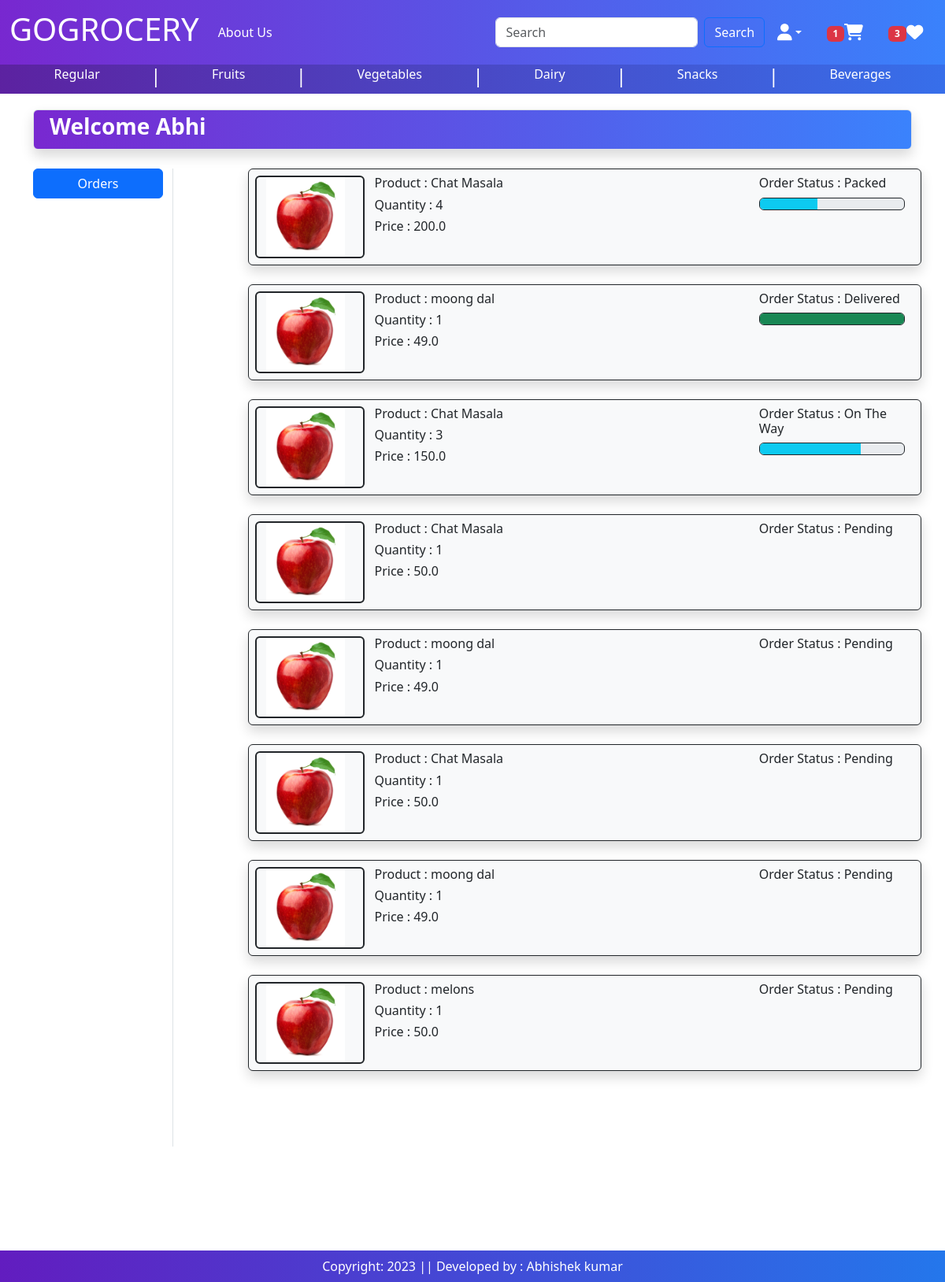
/orders/ (signed in), run on an earlier commit of the app's database.
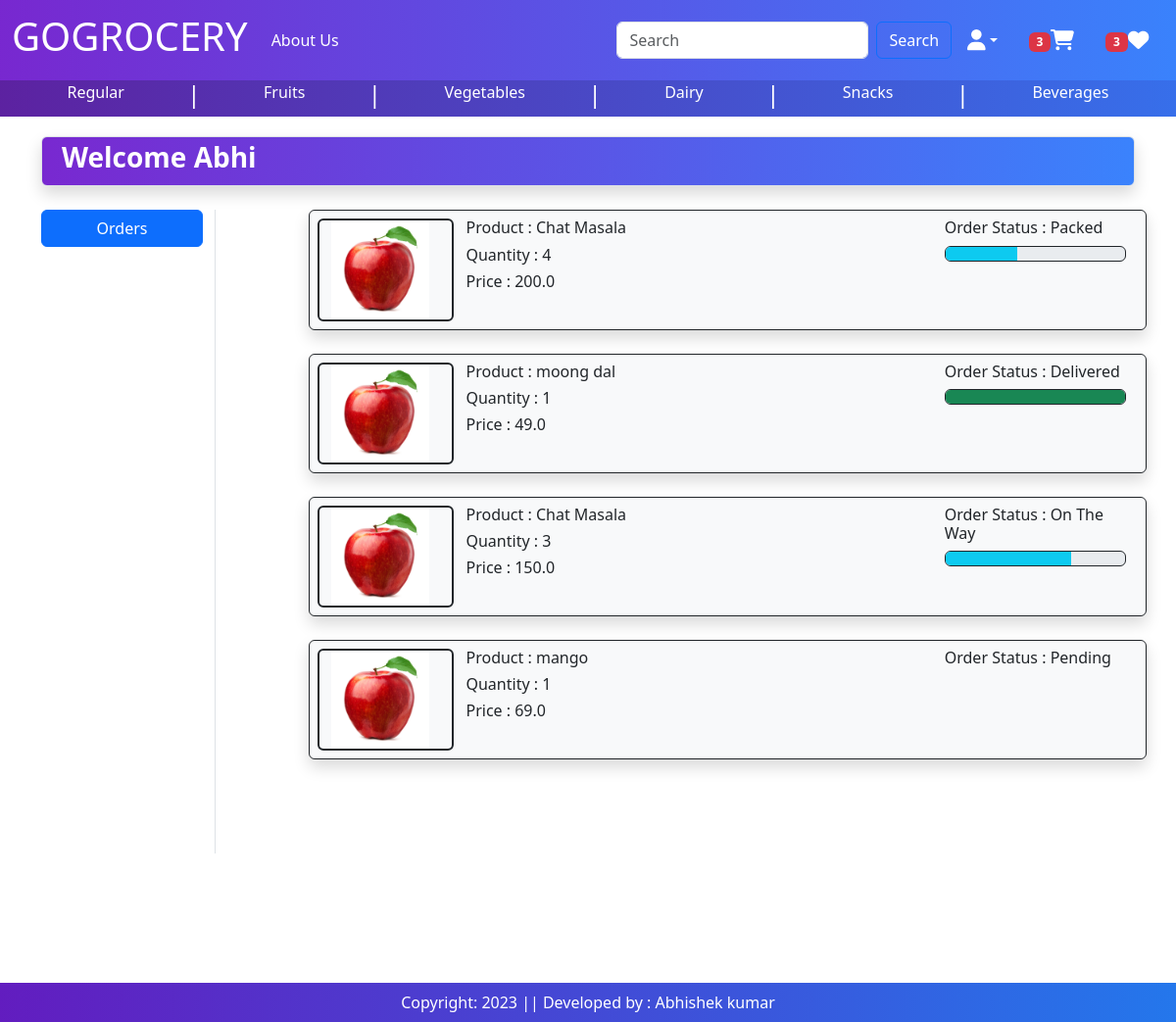
And on a later commit of the database.
### baseapp/models.py (models this page shows, shortened)
class OrderPlaced(models.Model):
    user = models.ForeignKey(User,on_delete=models.CASCADE)
    customer = models.ForeignKey(Customer,on_delete=models.CASCADE)
    product = models.ForeignKey(Product,on_delete=models.CASCADE)
    quantity = models.PositiveIntegerField(default=1)
    ordered_date = models.DateTimeField(auto_now_add=True)
    status = models.CharField(max_length=50,choices=STATUS_CHOICES, default='Pending')
    payment = models.ForeignKey(Payment, on_delete=models.CASCADE,default="")
    @property
    def total_cost(self):
        return self.quantity * self.product.discounted_price

class Product(models.Model):
    title = models.CharField(max_length=100)
    sub_category = models.ForeignKey(SubCategory,on_delete=models.CASCADE,null=True,blank=True)
    main_category = models.ForeignKey(Category,on_delete=models.CASCADE,null=True,blank=True,default='')
    selling_price = models.FloatField(blank=True)
    discounted_price = models.FloatField(blank=True)
    description = models.TextField(blank=True)
    pack_size = models.TextField(blank=True)
    brands = models.ForeignKey(Brand,on_delete=models.CASCADE,null=True,blank=True)
    product_image = models.ImageField(upload_to='product',blank=True)

### baseapp/views.py (the view)
# urls.py: path('orders/',views.orders, name='orders'),
def orders(request):
    totalitem = 0
    wishitem = 0
    if request.user.is_authenticated:
        totalitem = len(Cart.objects.filter(user=request.user))
        wishitem = len(Wishlist.objects.filter(user=request.user))
    order_placed = OrderPlaced.objects.filter(user=request.user)
    return render(request, 'baseapp/orders.html',locals())

### baseapp/templates/baseapp/orders.html (shortened to what this page needs)
{% extends 'baseapp/base.html' %}
{% load static %}
{% block main-content %}
<div class="container my-1">
    <div class=" border p-1 gradient1-custom rounded shadow " >
        <h3 class="text-white fw-bold ms-3 ">Welcome <span class="text-capitalize">{{request.user.username}}</span></h3>
    </div>
    <br>
    <div class="row">
        <div class="col-sm-2  border-end">
            <ul class="list-unstyled">
                <li class="d-grid"><a href="{% url 'orders' %}" class="btn btn-primary">Orders</a></li>
            </ul>
        </div>
        <div class="col-sm-9 offset-sm-1">
            {% for op in order_placed %}
                <div class="row shadow p-2 bg-light border border-dark rounded">
                    <div class="col-sm-2 border border-2 border-dark rounded">
                        <img src="{% static 'app/images/product/apple.jpg' %}" class="img-fluid" height="100" width="100"/>
                    </div>
                    <div class="col-sm-7">
                        <h6 >Product : {{op.product.title}}</h6>
                        <h6 >Quantity : {{op.quantity}}</h6>
                        <h6 >Price : {{op.total_cost}}</h6>
                    </div>
                    <div class="col-sm-3">
                        <h6> Order Status : {{op.status}}</h6>
                        {% if op.status == 'Packed' %}
                            <div class="progress border border-dark">
                                <div class="progress-bar bg-info" role="progressbar" style="width: 40%" aria-valuenow="40" aria-valuemin="0" aria-valuemax="100"></div>
                            </div>
                        {% endif%}
                        {% if op.status == 'On The Way' %}
                            <div class="progress border border-dark">
                                <div class="progress-bar bg-info" role="progressbar" style="width: 70%" aria-valuenow="70" aria-valuemin="0" aria-valuemax="100"></div>
                            </div>
                        {% endif%}
                        {% if op.status == 'Delivered' %}
                            <div class="progress border border-dark">
                                <div class="progress-bar bg-success" role="progressbar" style="width: 100%" aria-valuenow="100" aria-valuemin="0" aria-valuemax="100"></div>
                            </div>
                        {% endif%}
                    </div>
                </div>
                <br>
            {% endfor %}
            <br><br><br>
        </div>
    </div>
</div>
{% endblock main-content %}

What changed in the data, as far as the page shows it:
removed OrderPlaced: product "Chat Masala", quantity "1", total_cost "50.0", status "Pending"
removed OrderPlaced: product "moong dal", quantity "1", total_cost "49.0", status "Pending"
removed OrderPlaced: product "Chat Masala", quantity "1", total_cost "50.0", status "Pending"
removed OrderPlaced: product "moong dal", quantity "1", total_cost "49.0", status "Pending"
removed OrderPlaced: product "melons", quantity "1", total_cost "50.0", status "Pending"
added OrderPlaced: product "mango", quantity "1", total_cost "69.0", status "Pending"
Also different on the page:
{{ totalitem }}: "1" → "3"
